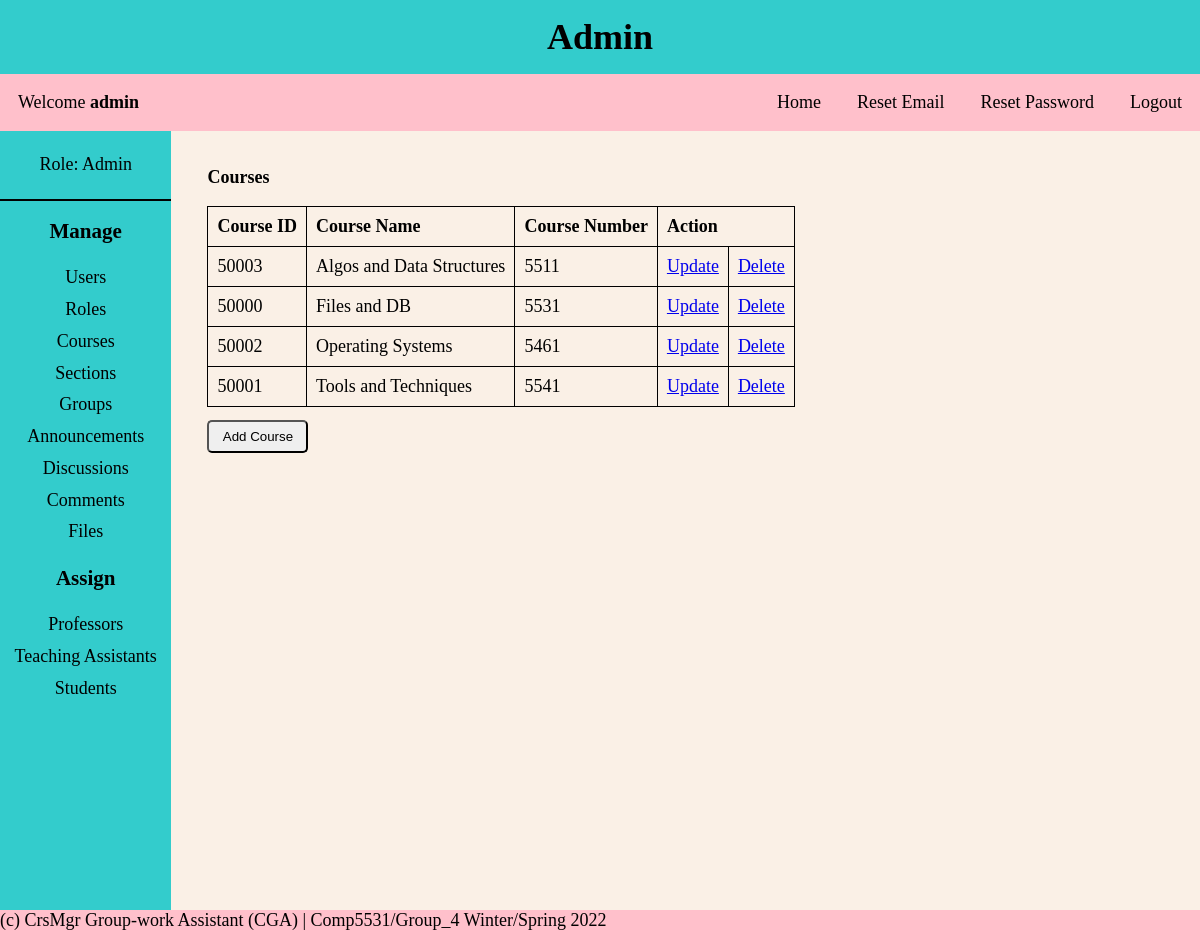
Screenshot of /CGA/project_new_2/pages/admin.php?page=courses (signed in) with the database file from the repository.
### tables this page shows
CREATE TABLE Course
(
  course_id INT NOT NULL AUTO_INCREMENT,
  course_name VARCHAR(30) NOT NULL,
  course_number INT NOT NULL UNIQUE,
  PRIMARY KEY (course_id),
  UNIQUE (course_name),
  UNIQUE (course_number)
);

### CGA/project_new_2/CRUD/courses.php (the view, shortened to what this page needs)
<?php
$query = "SELECT * FROM course ORDER BY course_name ASC";
$results = mysqli_query($conn, $query);
?>
<div class="content-body">
    <p><b>Courses</b></p>
    <table>
        <thead>
            <tr>
                <th>Course ID</th>
                <th>Course Name</th>
                <th>Course Number</th>
                <th colspan="2">Action</th>
            </tr>
        </thead>
        <tbody>
            <?php
            while ($users = mysqli_fetch_assoc($results)) {
                $course_id = $users['course_id'];
                $course_name = $users['course_name'];
                $course_number = $users['course_number'];
            ?>
                <tr>
                    <td><?php echo $course_id ?></td>
                    <td><?php echo $course_name ?></td>
                    <td><?php echo $course_number ?></td>
                    <td><a href="?page=courses&update_view=true&update_id=<?= $course_id ?>">Update</a></td>
                    <td><a href="?page=courses&delete_view=true&delete_id=<?= $course_id ?>">Delete</a></td>
                </tr>
            <?php
            }
            ?>
        </tbody>
    </table>
    <a href="?page=courses&add_view=true">
        <button>Add Course</button>
    </a>
</div>

### CGA/project_new_2/styles/style.css (style rules this page uses)
* { margin: 0; padding: 0; box-sizing: border-box; }
body { background-color: #faf0e6; font-family: 'Times New Roman', Times, serif; font-size: large; }
.col-right p { padding: 1em 0; }
.content-body { padding: 0 1em; text-align: left; }
table, th, td { border: 1px solid; border-collapse: collapse; text-align: left; padding: 0.5em; }
button { padding: 0.5em 1em; border-radius: 5px; margin: 1em 0; }

### rows the page displays
course: course_id "50003", course_name "Algos and Data Structures", course_number "5511"
course: course_id "50000", course_name "Files and DB", course_number "5531"
course: course_id "50002", course_name "Operating Systems", course_number "5461"
course: course_id "50001", course_name "Tools and Techniques", course_number "5541"

### other values shown
$role_name "Admin"
$username "admin"
$_SESSION['role_name'] "Admin"
